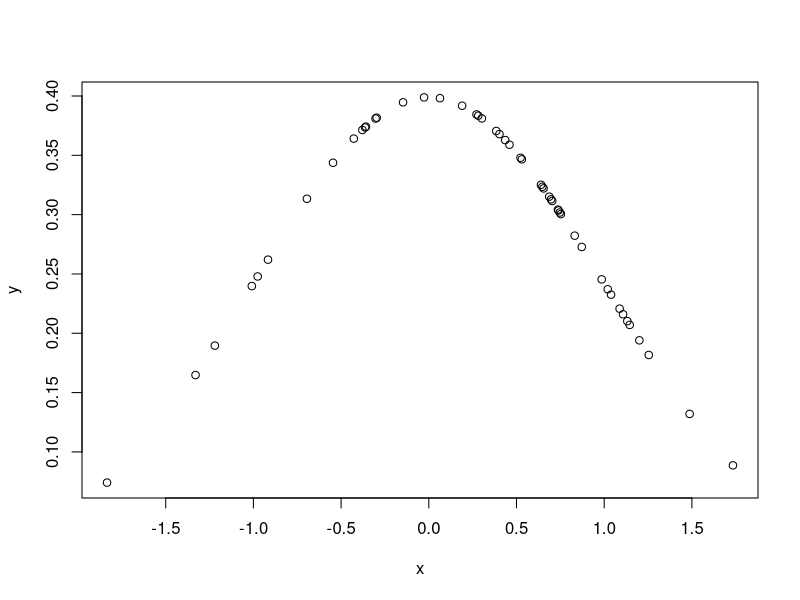

R code for this plot:
# Ejercicio 1 Correcto
x<-rnorm(50)
y <- dnorm(x,mean = 0, sd = 1)
plot(x,y)
count <- 0
Resultado <- 0
for(i in rnorm(50))
{
  count <- count+1
    print(count)
  if(i<=1&&i>=-1){
    print(i)
    print("^ este esta entre -1 y 1")
    Resultado <- Resultado +1
  }
    else
    {
    print(i)
    print("este no esta en el rango")
  }
}
Res <- Resultado/count
print(Res)
